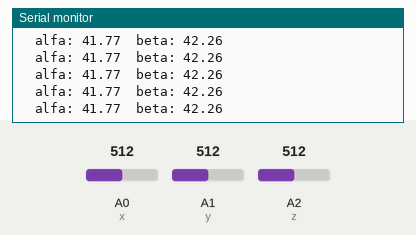
The sketch below on a simulated Arduino Uno, built with avr-gcc and run on an emulated ATmega328P. Parts: the last lines printed to the serial monitor. Inputs (shaded band) come from the test bench; at power-on: A0 (x) = 512, A1 (y) = 512, A2 (z) = 512.

Above: at 1.2 s.
1.3 s: A0 (x) set to 701
At 1.8 s:
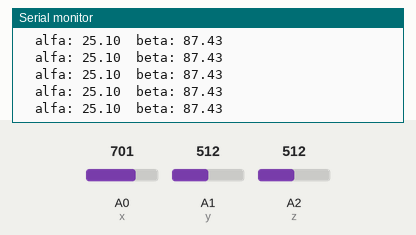
4.3 s: A0 (x) set to 723
At 5.0 s:
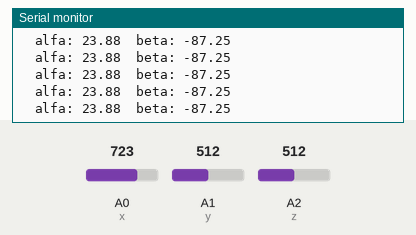
7.3 s: A1 (y) set to 421
At 8.2 s:
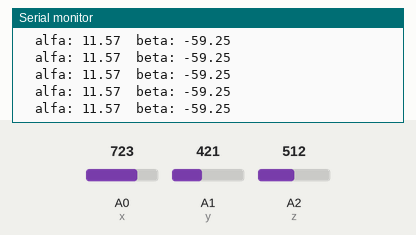
10.3 s: A1 (y) set to 396
At 11.1 s:
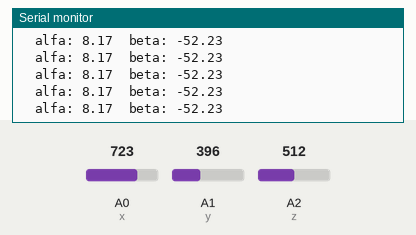
13.3 s: A2 (z) set to 482
At 14.0 s:
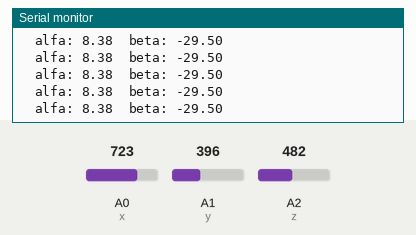
14.8 s: A2 (z) set to 450
At 15.4 s:
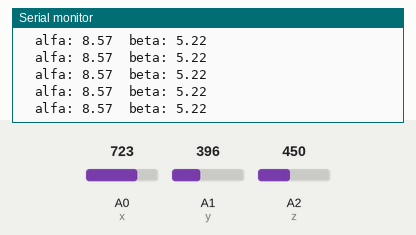
Timing chart, 0 to 17.3 s (numbered marks = the images above; inputs shaded):
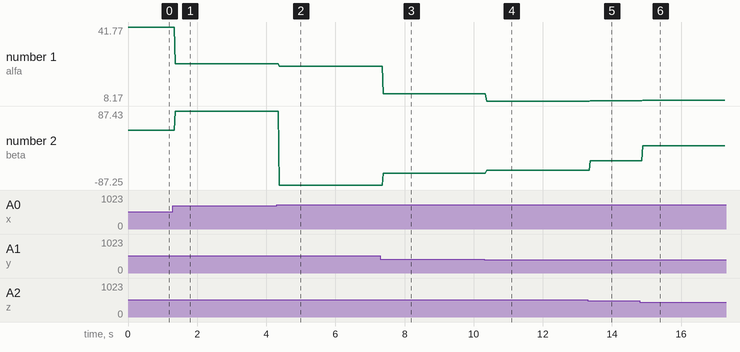

The sketch:

P4A3-RollPitch.ino
```cpp
#define x A0
#define y A1
#define z A2

float x_value, y_value, z_value;
float Xg, Yg, Zg;

float x_min = 267.0;
float x_max = 402.0;
float y_min = 267.0;
float y_max = 403.0;
float z_min = 272.0;
float z_max = 412.0;

float alfa, beta;

void setup() {
  Serial.begin(9600); // Empezamos una comunicación entre el Arduino y la computadora
}

void loop() {
  x_value = analogRead(x);
  Xg = map(x_value, x_min, x_max, -100, 100);
  Xg = Xg/100;
  y_value = analogRead(y);
  Yg = map(y_value, y_min, y_max, -100, 100);
  Yg = -Yg/100;
  z_value = analogRead(z);
  Zg = map(z_value, z_min, z_max, -100, 100);
  Zg = Zg/100;

  alfa = -atan(tan(Yg/(sqrt(sq(Xg)+sq(Zg)))))*180/PI;
  beta = atan(tan(Xg/(sqrt(sq(Yg)+sq(Zg)))))*180/PI;

//  Serial.print("  Xg: ");
//  Serial.print(Xg);
//  Serial.print("  Yg: ");
//  Serial.print(Yg);
//  Serial.print("  Zg: ");
//  Serial.println(Zg);

  Serial.print("  alfa: ");
  Serial.print(alfa);
  Serial.print("  beta: ");
  Serial.println(beta);


//  delay(10);
}
```

Measured:
- after the input at 1.3 s, the serial monitor: prints a new line after 0.07 s (image 1)
- after the input at 4.3 s, the serial monitor: prints a new line after 0.07 s (image 2)
- after the input at 7.3 s, the serial monitor: prints a new line after 0.09 s (image 3)
- after the input at 10.3 s, the serial monitor: prints a new line after 0.07 s (image 4)
- after the input at 13.3 s, the serial monitor: prints a new line after 0.07 s (image 5)
- after the input at 14.8 s, the serial monitor: prints a new line after 0.08 s (image 6)
- plotted number 1: 41.77 → 25.1 after the input at 1.3 s, 25.1 → 23.88 after the input at 4.3 s, 23.88 → 11.57 after the input at 7.3 s, 11.57 → 8.17 after the input at 10.3 s, 8.17 → 8.38 after the input at 13.3 s
- plotted number 2: 42.26 → 87.43 after the input at 1.3 s, 87.43 → -87.25 after the input at 4.3 s, -87.25 → -59.25 after the input at 7.3 s, -59.25 → -52.23 after the input at 10.3 s, -52.23 → -29.5 after the input at 13.3 s
